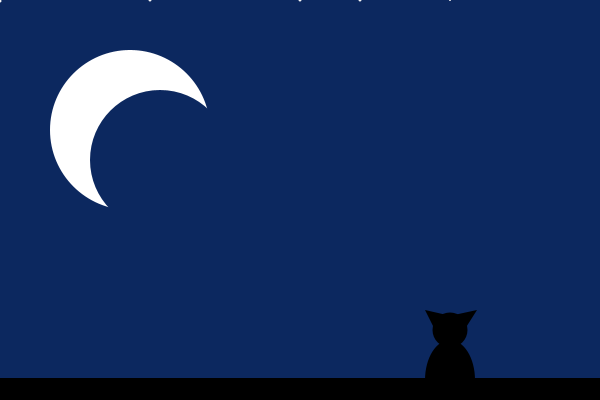
Frame 1 (no input)
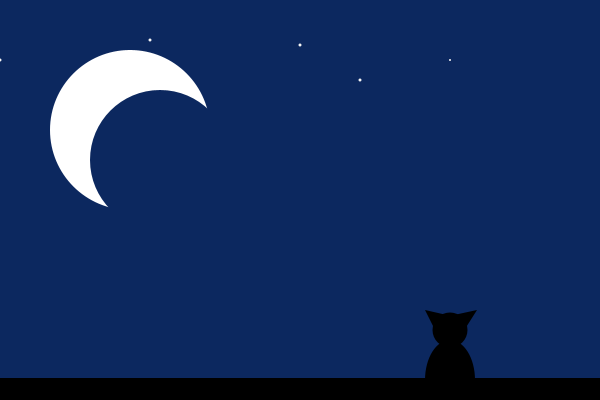
Frame 60 (the mouse pressed at the canvas centre just before this capture)
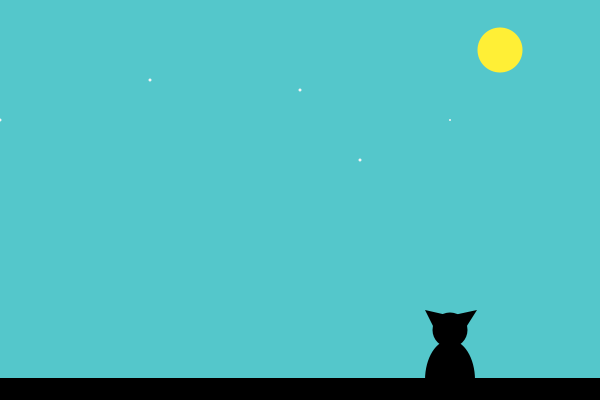
Frame 120 (the mouse held since frame 60 and released just before this capture)

The Processing sketch that drew these frames (run headless with seeded random() and noise(); from frame 60 on, the mouse is pressed at the canvas centre):

// Processing sketch: processing_104338
// ── processing_104338.pde

void draw () {
 
  
  background (12, 40, 95);
  noStroke ();
  fill (255, 255, 255);
  ellipse (130, 130, 160, 160);
  fill (12, 40, 95);
  ellipse (160, 160, 140, 140);
   if(mousePressed){
    background (84, 199, 203);
    fill (255, 239, 54);
    ellipse (500, 50, 45, 45);
  }
  fill (245, 245, 245);
  ellipse(0,
  (frameCount % height), 3, 3);
 ellipse(0,
  (frameCount % height), 2, 2);
  ellipse(width/4,
          2*(frameCount/3 % (height/3)), 3, 3);
  ellipse(width/2,
          3*(frameCount/4 % (height/2)), 3, 3);
  ellipse(3*width/4,
          4*(frameCount/4 % (height/4)),2, 2);
  ellipse(3*width/2,
          2*(frameCount/3 % (height/8)),2, 2);
  ellipse(3*width/5,
          4*(frameCount/3 % (height/6)),3, 3);
  strokeWeight (45);
  stroke (0);
  line (0, 400, 600, 400);
  noStroke ();
  fill (0,0,0);
  ellipse (450, 380, 50, 80);
  ellipse (450, 330, 35, 35);
  triangle (440, 340, 425, 310, 460, 318);
  triangle (458, 340, 477, 310, 440, 318);
  
}

void setup () {
  background (12, 40, 95);
  size (600, 400);
}
